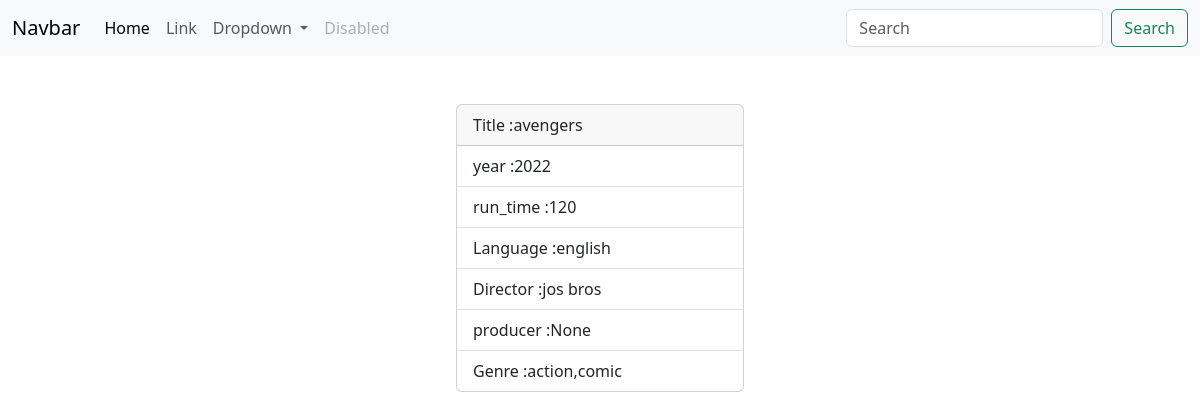
The app's page /movies/7/ with its own data.
### myapp/models.py (models this page shows, shortened)
class Movies(models.Model):
    title=models.CharField(max_length=200)
    year=models.CharField(max_length=200)
    director=models.CharField(max_length=200)
    run_time=models.PositiveIntegerField()
    language=models.CharField(max_length=200)
    genre=models.CharField(max_length=200)
    producer=models.CharField(max_length=200,null=True)

### myapp/views.py (the view)
# urls.py: path("movies/<int:pk>/",views.MovieDetailView.as_view(),name="movie-detail"),
class MovieDetailView(View):
    def get(self,request,*args,**kwargs):
        id=kwargs.get("pk")
        qs=Movies.objects.get(id=id)
        return render(request,"movie_detail.html",{"data":qs})

### myapp/templates/movie_detail.html (shortened to what this page needs)
{%extends 'base.html'%}
{%block main_block%}
<div class="container mt-5 d-flex justify-content-center" >
    <div class="card" style="width: 18rem;">
        <div class="card-header">
         Title :{{data.title}}
        </div>
        <ul class="list-group list-group-flush">
        <li class="list-group-item">year :{{data.year}}</li>
        <li class="list-group-item">run_time :{{data.run_time}}</li>
        <li class="list-group-item">Language :{{data.language}}</li>
        <li class="list-group-item">Director :{{data.director}}</li>
        <li class="list-group-item">producer :{{data.producer}}</li>
        <li class="list-group-item">Genre :{{data.genre}}</li>
        </ul>
    </div>
</div>
{%endblock%}

### records on screen
Movies: title "avengers", year "2022", run_time "120", language "english", director "jos bros", producer "None", genre "action,comic"
